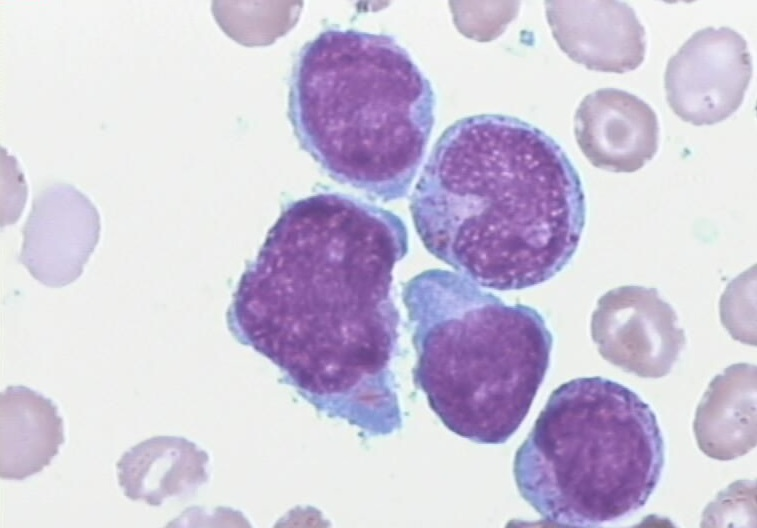
%> input picture 2.jpg, 757 x 528 px
$ octave test1.m   (GNU Octave 9; MATLAB toolbox functions it lacks are replaced by stand-ins)
%> lines starting %> are read from the running program, lines starting %| are printed output that depends on the picture; in (x1, y1, x2, y2) boxes, pixels count from 0 and x2, y2 are one past the last pixel; in counts of white or black regions, pixels touching at a corner belong together; the program's own positions count from 1
clc
clear
close all
% 图像读取与显示
%Image=imread('1.bmp');
Image=imread('2.jpg');
%> Image is the input picture: size 528x757x3 uint8; mean R, G, B 206.4, 198.4, 218.4
figure
subplot(231)
imshow(Image);
title('原始图像');
%彩色图像转换为多灰度图像
Y=rgb2gray(Image);
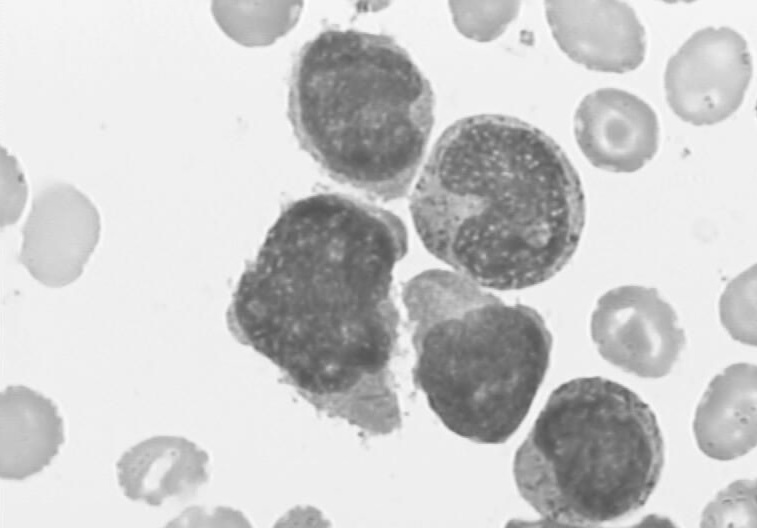
%> Y: size 528x757 uint8; min 85, max 254, mean 203.1
subplot(232)
imshow(Y);
title('灰度图像');
%多灰度图像转换为二值图像
%Image_BW=im2bw(Y,0.86);
Image_BW=im2bw(Y,0.90);
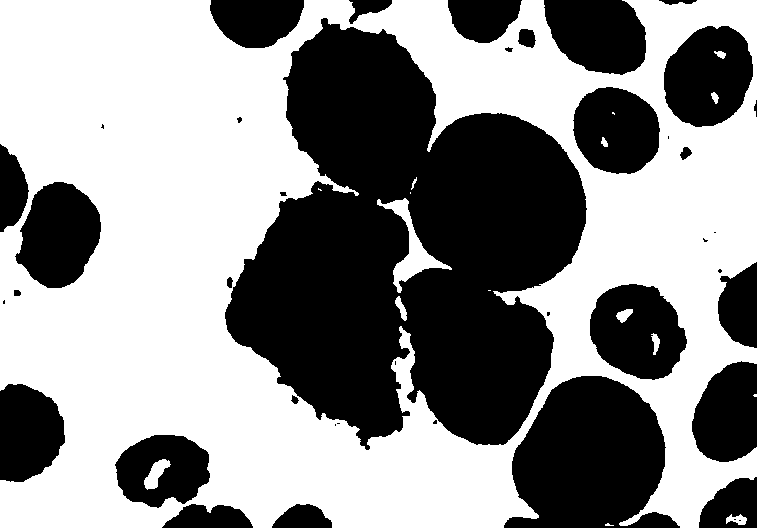
%> Image_BW: size 528x757 logical; 55.5% white; 41 black regions (13 under 20 px), largest, box (x1, y1, x2, y2) and area: (225, 18, 587, 450) 95521, (504, 376, 680, 528) 18996, (664, 26, 753, 127) 6824
subplot(233)
imshow(Image_BW);
title("二值图像")
%画出直方图

subplot(234)
imhist(Y);
title('直方图')
%二值图像取反
Reverse_Image_BW=~Image_BW;
subplot(235)
imshow(Reverse_Image_BW);
title('二值化图像取反');
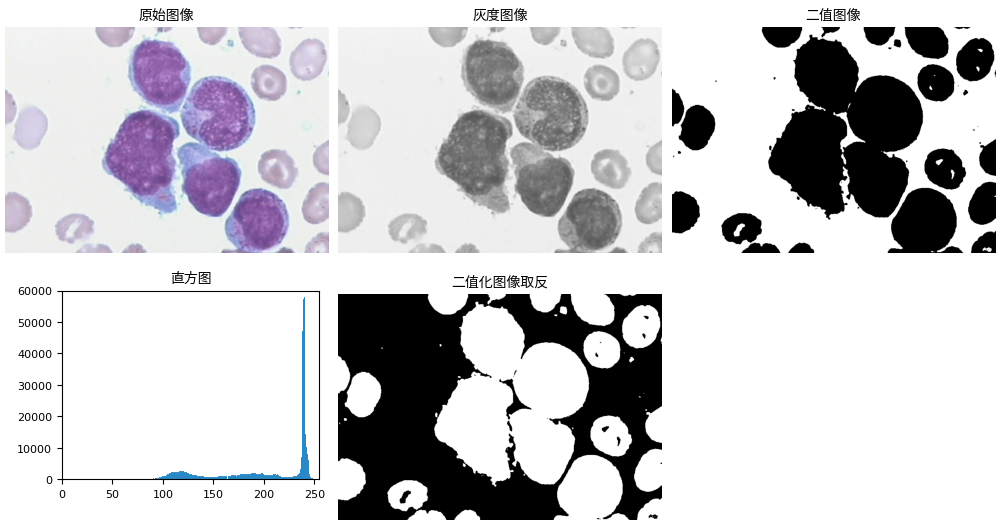
%> figure redrawn from the program's plot data, 5 panels
%计数
[Label,Number]=bwlabel(Reverse_Image_BW,8);
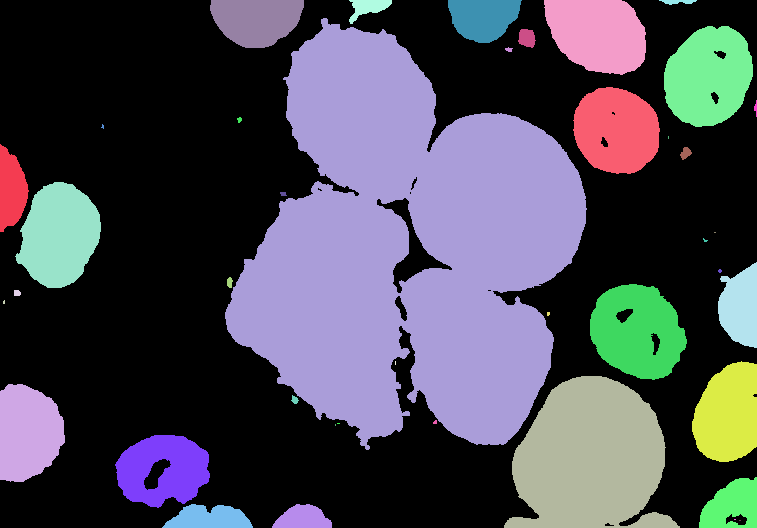
%> Label: size 528x757 double; 42 distinct labels, from 0 to 41; one colour per label, 0 black
%> Number = 41
Number
%> Number = 41

$ run again, with 1.bmp saved as 2.jpg
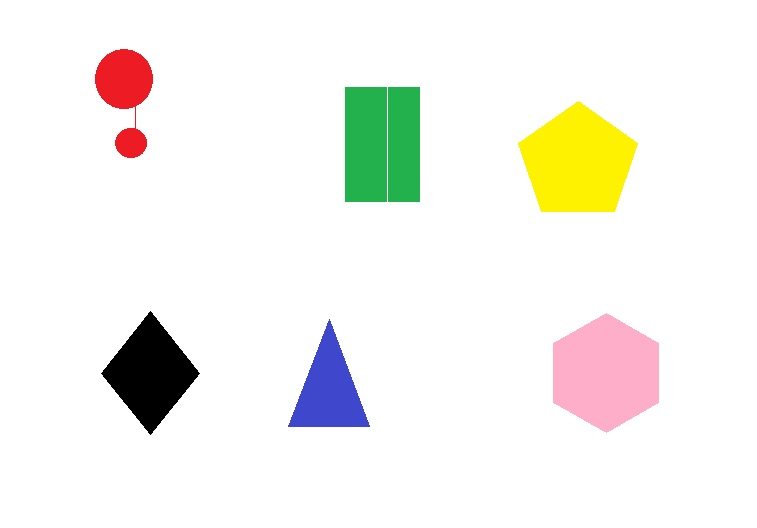
%> input picture 1.bmp, 757 x 528 px
%> Image is the input picture: size 528x757x3 uint8; mean R, G, B 243.9, 243.1, 237.6
%> `Image_BW=im2bw(Y,0.90);`:
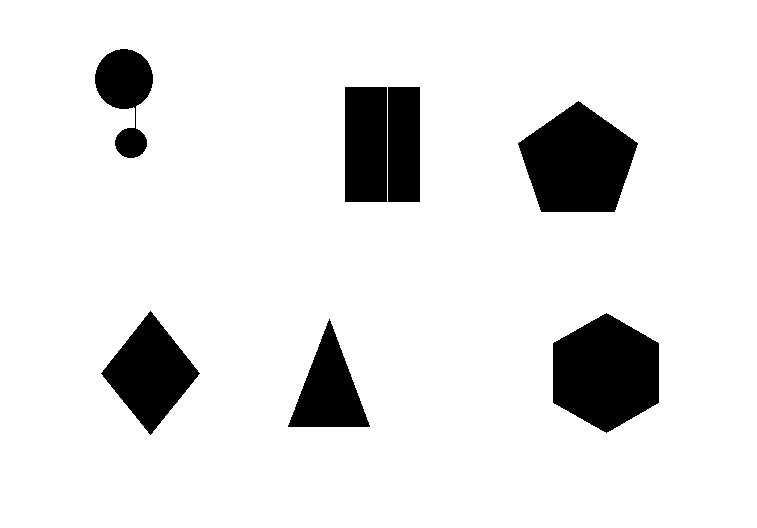
%> Image_BW: size 528x757 logical; 89.7% white; 7 black regions, largest, box (x1, y1, x2, y2) and area: (553, 313, 659, 433) 9512, (518, 101, 638, 212) 9190, (101, 311, 200, 435) 6150
%> `[Label,Number]=bwlabel(Reverse_Image_BW,8);`:
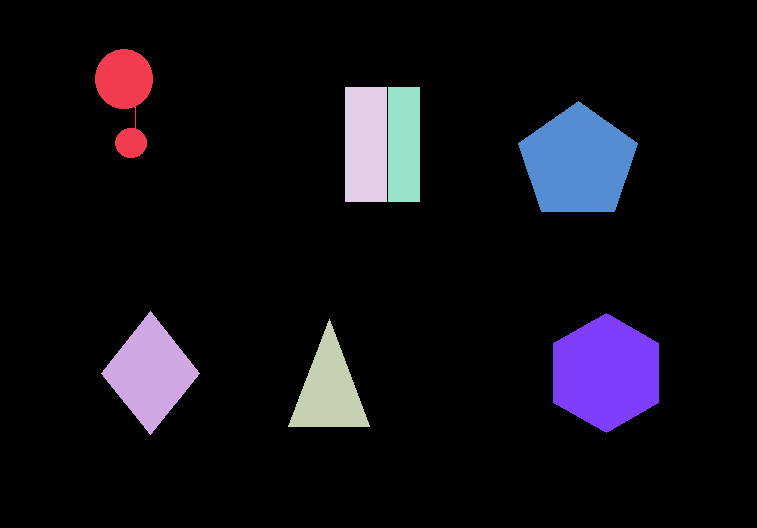
%> Label: size 528x757 double; 8 distinct labels, from 0 to 7; one colour per label, 0 black
%> `[Label,Number]=bwlabel(Reverse_Image_BW,8);`: Number = 7

$ run again, with 3.jpg copied over 2.jpg
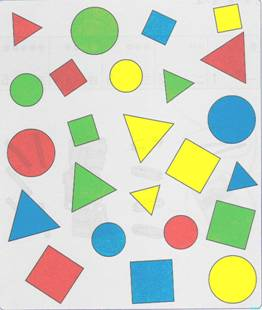
%> input picture 3.jpg, 262 x 310 px
%> Image is the input picture: size 310x262x3 uint8; mean R, G, B 205.8, 211.2, 192.9
%> `Image_BW=im2bw(Y,0.90);`:
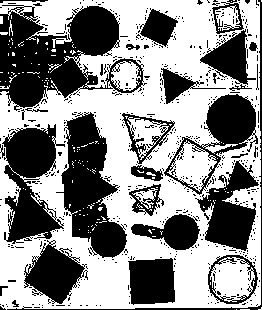
%> Image_BW: size 310x262 logical; 54.9% white; 569 black regions (538 under 20 px), largest, box (x1, y1, x2, y2) and area: (0, 5, 147, 111) 7998, (56, 112, 127, 258) 5271, (2, 124, 65, 244) 4265
%> `[Label,Number]=bwlabel(Reverse_Image_BW,8);`:
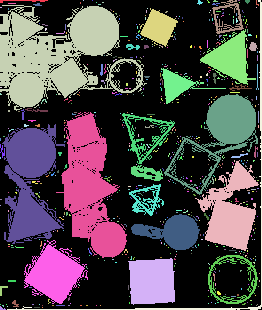
%> Label: size 310x262 double; 570 distinct labels, from 0 to 569; one colour per label, 0 black
%> `[Label,Number]=bwlabel(Reverse_Image_BW,8);`: Number = 569
